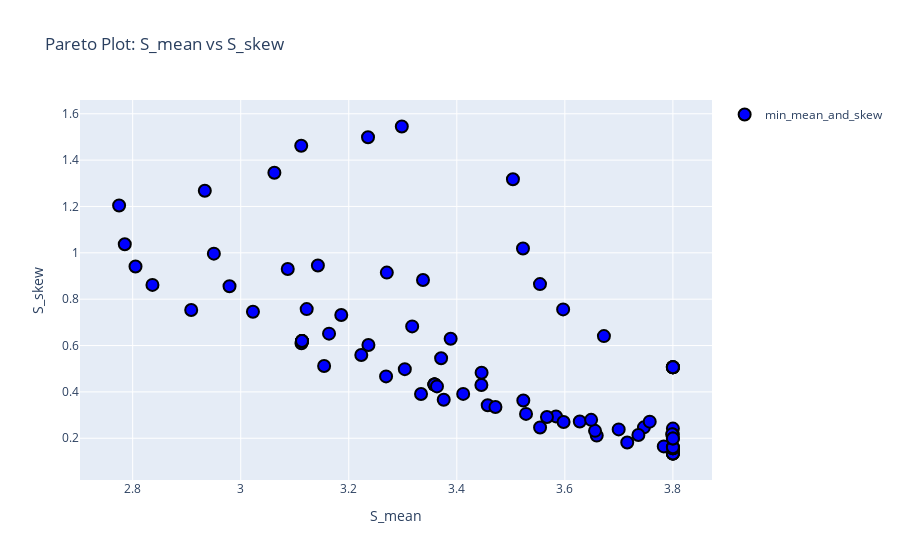

Notebook source saved alongside this figure:
### Markdown cell above
### minimize mean and skew at once

note: in this case we have 2 objectives as a linear combination in the cost function with weighting factor $\alpha \in [0,1]$

### Code cell
obj = 'min_mean_and_skew'
cnt_r=0
cnt_d=0
solutions = []
for R in [R1,R2,R3]:
    cnt_r+=1
    cnt_d=0
    for D in [D1,D2,D3,D4]:
        cnt_d+=1
        for alpha in np.linspace(0.01,0.99,10):
            try:
                f_opt, S_mean, S_skew = inner_op(R,D,obj,verbose=True,alpha=alpha)
                solutions.append({
                    'f': f_opt,
                    'cnt_r': cnt_r,
                    'cnt_d': cnt_d,
                    'S_mean': S_mean,
                    'S_skew': S_skew,
                    'alpha': alpha
                })
            except:
                print('no feasible solution')


pareto_plot([solutions],labels=['min_mean_and_skew'])
solutions3=solutions

### Figure 1 — Plotly figure (JSON) as saved in the notebook; plotly's stock layout.template omitted (floating-point values rounded to 4 significant figures)
{"data": [{"hoverinfo": "text", "marker": {"color": "blue", "line": {"color": "black", "width": 2}, "size": 12, "symbol": "circle"}, "mode": "markers", "name": "min_mean_and_skew", "text": ["f: 0.650<br>cnt_r: 1<br>cnt_d: 1<br>alpha: 0.01", "f: 0.650<br>cnt_r: 1<br>cnt_d: 1<br>alpha: 0.11888888888888888", "f: 0.650<br>cnt_r: 1<br>cnt_d: 1<br>alpha: 0.22777777777777777", "f: 0.746<br>cnt_r: 1<br>cnt_d: 1<br>alpha: 0.33666666666666667", "f: 0.906<br>cnt_r: 1<br>cnt_d: 1<br>alpha: 0.44555555555555554", "f: 1.000<br>cnt_r: 1<br>cnt_d: 1<br>alpha: 0.5544444444444444", "f: 1.000<br>cnt_r: 1<br>cnt_d: 1<br>alpha: 0.6633333333333333", "f: 1.000<br>cnt_r: 1<br>cnt_d: 1<br>alpha: 0.7722222222222221", "f: 1.000<br>cnt_r: 1<br>cnt_d: 1<br>alpha: 0.8811111111111111", "f: 1.000<br>cnt_r: 1<br>cnt_d: 1<br>alpha: 0.99", "f: 0.251<br>cnt_r: 1<br>cnt_d: 2<br>alpha: 0.01", "f: 0.251<br>cnt_r: 1<br>cnt_d: 2<br>alpha: 0.11888888888888888", "f: 0.251<br>cnt_r: 1<br>cnt_d: 2<br>alpha: 0.22777777777777777", "f: 0.251<br>cnt_r: 1<br>cnt_d: 2<br>alpha: 0.33666666666666667", "f: 0.294<br>cnt_r: 1<br>cnt_d: 2<br>alpha: 0.44555555555555554", "f: 0.342<br>cnt_r: 1<br>cnt_d: 2<br>alpha: 0.5544444444444444", "f: 0.378<br>cnt_r: 1<br>cnt_d: 2<br>alpha: 0.6633333333333333", "f: 0.411<br>cnt_r: 1<br>cnt_d: 2<br>alpha: 0.7722222222222221", "f: 0.452<br>cnt_r: 1<br>cnt_d: 2<br>alpha: 0.8811111111111111", "f: 0.526<br>cnt_r: 1<br>cnt_d: 2<br>alpha: 0.99", "f: 0.295<br>cnt_r: 1<br>cnt_d: 3<br>alpha: 0.01", "f: 0.295<br>cnt_r: 1<br>cnt_d: 3<br>alpha: 0.11888888888888888", "f: 0.295<br>cnt_r: 1<br>cnt_d: 3<br>alpha: 0.22777777777777777", "f: 0.300<br>cnt_r: 1<br>cnt_d: 3<br>alpha: 0.33666666666666667", "f: 0.370<br>cnt_r: 1<br>cnt_d: 3<br>alpha: 0.44555555555555554", "f: 0.431<br>cnt_r: 1<br>cnt_d: 3<br>alpha: 0.5544444444444444", "f: 0.473<br>cnt_r: 1<br>cnt_d: 3<br>alpha: 0.6633333333333333", "f: 0.512<br>cnt_r: 1<br>cnt_d: 3<br>alpha: 0.7722222222222221", "f: 0.560<br>cnt_r: 1<br>cnt_d: 3<br>alpha: 0.8811111111111111", "f: 0.643<br>cnt_r: 1<br>cnt_d: 3<br>alpha: 0.99", "f: 0.259<br>cnt_r: 1<br>cnt_d: 4<br>alpha: 0.01", "f: 0.259<br>cnt_r: 1<br>cnt_d: 4<br>alpha: 0.11888888888888888", "f: 0.280<br>cnt_r: 1<br>cnt_d: 4<br>alpha: 0.22777777777777777", "f: 0.323<br>cnt_r: 1<br>cnt_d: 4<br>alpha: 0.33666666666666667", "f: 0.391<br>cnt_r: 1<br>cnt_d: 4<br>alpha: 0.44555555555555554", "f: 0.481<br>cnt_r: 1<br>cnt_d: 4<br>alpha: 0.5544444444444444", "f: 0.535<br>cnt_r: 1<br>cnt_d: 4<br>alpha: 0.6633333333333333", "f: 0.573<br>cnt_r: 1<br>cnt_d: 4<br>alpha: 0.7722222222222221", "f: 0.610<br>cnt_r: 1<br>cnt_d: 4<br>alpha: 0.8811111111111111", "f: 0.663<br>cnt_r: 1<br>cnt_d: 4<br>alpha: 0.99", "f: 0.543<br>cnt_r: 2<br>cnt_d: 4<br>alpha: 0.01", "f: 0.543<br>cnt_r: 2<br>cnt_d: 4<br>alpha: 0.11888888888888888", "f: 0.543<br>cnt_r: 2<br>cnt_d: 4<br>alpha: 0.22777777777777777", "f: 0.543<br>cnt_r: 2<br>cnt_d: 4<br>alpha: 0.33666666666666667", "f: 0.543<br>cnt_r: 2<br>cnt_d: 4<br>alpha: 0.44555555555555554", "f: 0.606<br>cnt_r: 2<br>cnt_d: 4<br>alpha: 0.5544444444444444", "f: 0.657<br>cnt_r: 2<br>cnt_d: 4<br>alpha: 0.6633333333333333", "f: 0.696<br>cnt_r: 2<br>cnt_d: 4<br>alpha: 0.7722222222222221", "f: 0.738<br>cnt_r: 2<br>cnt_d: 4<br>alpha: 0.8811111111111111", "f: 0.799<br>cnt_r: 2<br>cnt_d: 4<br>alpha: 0.99", "f: 0.474<br>cnt_r: 3<br>cnt_d: 1<br>alpha: 0.01", "f: 0.506<br>cnt_r: 3<br>cnt_d: 1<br>alpha: 0.11888888888888888", "f: 0.579<br>cnt_r: 3<br>cnt_d: 1<br>alpha: 0.22777777777777777", "f: 0.683<br>cnt_r: 3<br>cnt_d: 1<br>alpha: 0.33666666666666667", "f: 0.841<br>cnt_r: 3<br>cnt_d: 1<br>alpha: 0.44555555555555554", "f: 1.000<br>cnt_r: 3<br>cnt_d: 1<br>alpha: 0.5544444444444444", "f: 1.000<br>cnt_r: 3<br>cnt_d: 1<br>alpha: 0.6633333333333333", "f: 1.000<br>cnt_r: 3<br>cnt_d: 1<br>alpha: 0.7722222222222221", "f: 1.000<br>cnt_r: 3<br>cnt_d: 1<br>alpha: 0.8811111111111111", "f: 1.000<br>cnt_r: 3<br>cnt_d: 1<br>alpha: 0.99", "f: 0.180<br>cnt_r: 3<br>cnt_d: 2<br>alpha: 0.01", "f: 0.180<br>cnt_r: 3<br>cnt_d: 2<br>alpha: 0.11888888888888888", "f: 0.204<br>cnt_r: 3<br>cnt_d: 2<br>alpha: 0.22777777777777777", "f: 0.239<br>cnt_r: 3<br>cnt_d: 2<br>alpha: 0.33666666666666667", "f: 0.286<br>cnt_r: 3<br>cnt_d: 2<br>alpha: 0.44555555555555554", "f: 0.328<br>cnt_r: 3<br>cnt_d: 2<br>alpha: 0.5544444444444444", "f: 0.360<br>cnt_r: 3<br>cnt_d: 2<br>alpha: 0.6633333333333333", "f: 0.391<br>cnt_r: 3<br>cnt_d: 2<br>alpha: 0.7722222222222221", "f: 0.429<br>cnt_r: 3<br>cnt_d: 2<br>alpha: 0.8811111111111111", "f: 0.493<br>cnt_r: 3<br>cnt_d: 2<br>alpha: 0.99", "f: 0.213<br>cnt_r: 3<br>cnt_d: 3<br>alpha: 0.01", "f: 0.213<br>cnt_r: 3<br>cnt_d: 3<br>alpha: 0.11888888888888888", "f: 0.230<br>cnt_r: 3<br>cnt_d: 3<br>alpha: 0.22777777777777777", "f: 0.271<br>cnt_r: 3<br>cnt_d: 3<br>alpha: 0.33666666666666667", "f: 0.354<br>cnt_r: 3<br>cnt_d: 3<br>alpha: 0.44555555555555554", "f: 0.420<br>cnt_r: 3<br>cnt_d: 3<br>alpha: 0.5544444444444444", "f: 0.459<br>cnt_r: 3<br>cnt_d: 3<br>alpha: 0.6633333333333333", "f: 0.493<br>cnt_r: 3<br>cnt_d: 3<br>alpha: 0.7722222222222221", "f: 0.534<br>cnt_r: 3<br>cnt_d: 3<br>alpha: 0.8811111111111111", "f: 0.602<br>cnt_r: 3<br>cnt_d: 3<br>alpha: 0.99", "f: 0.200<br>cnt_r: 3<br>cnt_d: 4<br>alpha: 0.01", "f: 0.225<br>cnt_r: 3<br>cnt_d: 4<br>alpha: 0.11888888888888888", "f: 0.255<br>cnt_r: 3<br>cnt_d: 4<br>alpha: 0.22777777777777777", "f: 0.295<br>cnt_r: 3<br>cnt_d: 4<br>alpha: 0.33666666666666667", "f: 0.363<br>cnt_r: 3<br>cnt_d: 4<br>alpha: 0.44555555555555554", "f: 0.469<br>cnt_r: 3<br>cnt_d: 4<br>alpha: 0.5544444444444444", "f: 0.518<br>cnt_r: 3<br>cnt_d: 4<br>alpha: 0.6633333333333333", "f: 0.550<br>cnt_r: 3<br>cnt_d: 4<br>alpha: 0.7722222222222221", "f: 0.581<br>cnt_r: 3<br>cnt_d: 4<br>alpha: 0.8811111111111111", "f: 0.622<br>cnt_r: 3<br>cnt_d: 4<br>alpha: 0.99"], "type": "scatter", "x": [3.8, 3.8, 3.8, 3.659, 3.457, 3.359, 3.359, 3.359, 3.359, 3.359, 3.8, 3.8, 3.8, 3.8, 3.656, 3.523, 3.446, 3.389, 3.337, 3.298, 3.8, 3.8, 3.8, 3.783, 3.584, 3.445, 3.371, 3.317, 3.27, 3.236, 3.8, 3.8, 3.715, 3.554, 3.334, 3.112, 3.023, 2.979, 2.95, 2.934, 3.8, 3.8, 3.8, 3.8, 3.8, 3.672, 3.597, 3.554, 3.522, 3.504, 3.8, 3.746, 3.628, 3.472, 3.269, 3.113, 3.113, 3.113, 3.113, 3.113, 3.8, 3.799, 3.7, 3.567, 3.412, 3.304, 3.236, 3.186, 3.143, 3.112, 3.8, 3.8, 3.736, 3.598, 3.363, 3.223, 3.163, 3.122, 3.087, 3.062, 3.757, 3.649, 3.528, 3.376, 3.154, 2.908, 2.837, 2.805, 2.785, 2.775], "y": [0.1531, 0.1531, 0.1531, 0.2113, 0.3421, 0.4318, 0.4318, 0.4318, 0.4318, 0.4318, 0.1342, 0.1342, 0.1342, 0.1342, 0.2319, 0.3627, 0.4823, 0.6293, 0.883, 1.545, 0.1564, 0.1564, 0.1564, 0.1648, 0.2942, 0.4298, 0.5451, 0.6825, 0.9146, 1.499, 0.1615, 0.1615, 0.1819, 0.2466, 0.3908, 0.6094, 0.7457, 0.8555, 0.9965, 1.268, 0.5063, 0.5063, 0.5063, 0.5063, 0.5063, 0.6406, 0.756, 0.865, 1.019, 1.317, 0.2417, 0.247, 0.2725, 0.3351, 0.4668, 0.6192, 0.6192, 0.6192, 0.6192, 0.6192, 0.2167, 0.2169, 0.2381, 0.2915, 0.3913, 0.4982, 0.6026, 0.7315, 0.945, 1.462, 0.1986, 0.1986, 0.214, 0.27, 0.4238, 0.5592, 0.6513, 0.7572, 0.9301, 1.345, 0.2717, 0.2793, 0.3051, 0.3662, 0.5118, 0.7535, 0.8616, 0.9408, 1.037, 1.204]}], "layout": {"showlegend": true, "title": {"text": "Pareto Plot: S_mean vs S_skew"}, "xaxis": {"title": {"text": "S_mean"}}, "yaxis": {"title": {"text": "S_skew"}}}}
